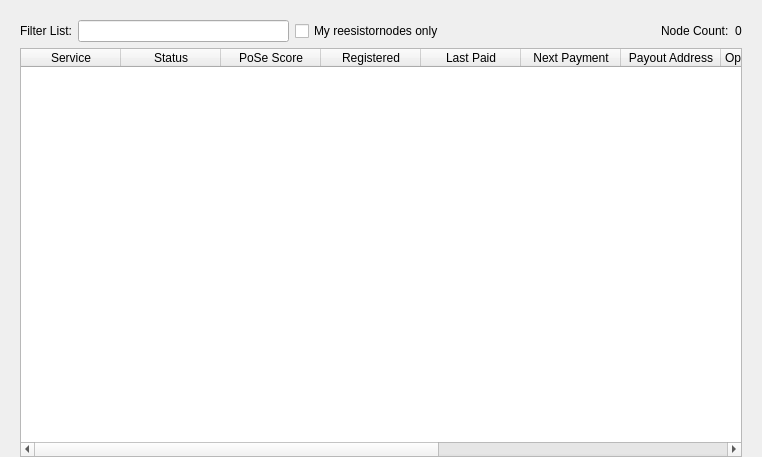
<?xml version="1.0" encoding="UTF-8"?>
<ui version="4.0">
 <class>ReesistornodeList</class>
 <widget class="QWidget" name="ReesistornodeList">
  <property name="geometry">
   <rect>
    <x>0</x>
    <y>0</y>
    <width>762</width>
    <height>457</height>
   </rect>
  </property>
  <property name="windowTitle">
   <string>Form</string>
  </property>
  <layout class="QVBoxLayout" name="topLayout">
   <property name="leftMargin">
    <number>20</number>
   </property>
   <property name="topMargin">
    <number>0</number>
   </property>
   <property name="rightMargin">
    <number>20</number>
   </property>
   <property name="bottomMargin">
    <number>0</number>
   </property>
   <item>
    <layout class="QVBoxLayout" name="verticalLayout">
     <property name="bottomMargin">
      <number>0</number>
     </property>
     <item>
      <spacer name="horizontalSpacer0">
       <property name="orientation">
        <enum>Qt::Horizontal</enum>
       </property>
       <property name="sizeHint" stdset="0">
        <size>
         <width>40</width>
         <height>20</height>
        </size>
       </property>
      </spacer>
     </item>
     <item>
      <layout class="QGridLayout" name="gridLayout_3">
       <item row="0" column="0">
        <layout class="QHBoxLayout" name="horizontalLayout_4">
         <property name="bottomMargin">
          <number>0</number>
         </property>
         <item>
          <widget class="QLabel" name="label_filter_2">
           <property name="text">
            <string>Filter List:</string>
           </property>
          </widget>
         </item>
         <item>
          <widget class="QLineEdit" name="filterLineEditDIP3">
           <property name="toolTip">
            <string>Filter reesistornode list</string>
           </property>
          </widget>
         </item>
         <item>
          <widget class="QCheckBox" name="checkBoxMyReesistornodesOnly">
           <property name="toolTip">
            <string>Show only reesistornodes this wallet has keys for.</string>
           </property>
           <property name="text">
            <string>My reesistornodes only</string>
           </property>
          </widget>
         </item>
         <item>
          <spacer name="horizontalSpacer_4">
           <property name="orientation">
            <enum>Qt::Horizontal</enum>
           </property>
           <property name="sizeHint" stdset="0">
            <size>
             <width>10</width>
             <height>20</height>
            </size>
           </property>
          </spacer>
         </item>
         <item>
          <widget class="QLabel" name="label_count_2">
           <property name="text">
            <string>Node Count:</string>
           </property>
          </widget>
         </item>
         <item>
          <widget class="QLabel" name="countLabelDIP3">
           <property name="text">
            <string>0</string>
           </property>
          </widget>
         </item>
        </layout>
       </item>
       <item row="1" column="0">
        <widget class="QTableWidget" name="tableWidgetReesistornodesDIP3">
         <property name="editTriggers">
          <set>QAbstractItemView::NoEditTriggers</set>
         </property>
         <property name="alternatingRowColors">
          <bool>true</bool>
         </property>
         <property name="selectionMode">
          <enum>QAbstractItemView::SingleSelection</enum>
         </property>
         <property name="selectionBehavior">
          <enum>QAbstractItemView::SelectRows</enum>
         </property>
         <property name="sortingEnabled">
          <bool>true</bool>
         </property>
         <attribute name="horizontalHeaderStretchLastSection">
          <bool>true</bool>
         </attribute>
         <column>
          <property name="text">
           <string>Service</string>
          </property>
         </column>
         <column>
          <property name="text">
           <string>Status</string>
          </property>
         </column>
         <column>
          <property name="text">
           <string>PoSe Score</string>
          </property>
         </column>
         <column>
          <property name="text">
           <string>Registered</string>
          </property>
         </column>
         <column>
          <property name="text">
           <string>Last Paid</string>
          </property>
         </column>
         <column>
          <property name="text">
           <string>Next Payment</string>
          </property>
         </column>
         <column>
          <property name="text">
           <string>Payout Address</string>
          </property>
         </column>
         <column>
          <property name="text">
           <string>Operator Reward</string>
          </property>
         </column>
         <column>
          <property name="text">
           <string>Collateral Address</string>
          </property>
         </column>
         <column>
          <property name="text">
           <string>Collateral Amount</string>
          </property>
         </column>
         <column>
          <property name="text">
           <string>Owner Address</string>
          </property>
         </column>
         <column>
          <property name="text">
           <string>Voting Address</string>
          </property>
         </column>
        </widget>
       </item>
      </layout>
     </item>
    </layout>
   </item>
  </layout>
 </widget>
 <resources/>
 <connections/>
</ui>
